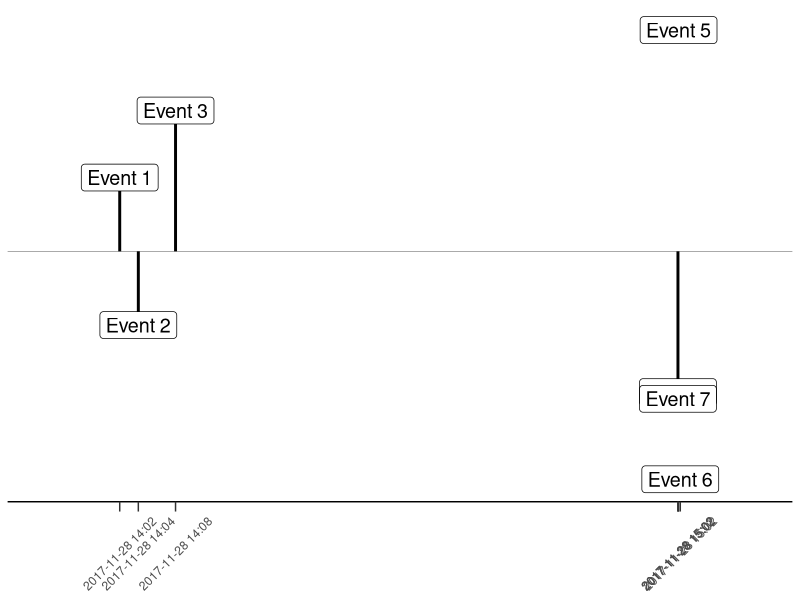

Reproduce this figure in R.
##original code from https://benalexkeen.com/creating-a-timeline-graphic-using-r-and-ggplot2/

library(ggplot2)
library(scales)
library(lubridate)
library(stringr)

#read the files
df <- read.csv('timeline-r-2.csv')
df

# create a new column with actual date
df$date <- with(df, ymd_hms(df$inputdate))
df <- df[with(df, order(date)), ]
head(df)

#order the data so it plots in time order
positions <- c(0.5, -0.5, 1.0, -1.0, 1.5, -1.5)
directions <- c(1, -1)

#wrap any events that are long
df$event<-str_wrap(df$event, width = 20, indent = 0, exdent = 0)
head(df)

line_pos <- data.frame(
  "date"=unique(df$date),
  "position"=rep(positions, length.out=length(unique(df$date))),
  "direction"=rep(directions, length.out=length(unique(df$date)))
)

df <- merge(x=df, y=line_pos, by="date", all = TRUE)
df <- df[with(df, order(date)), ]
head(df)

#start calculating plotted points
text_offset <- 0.05

#adjust the vertical height to account for wraps
df$wrap_count <- str_count(df$event, "\n")
for(i in 1:length(df$wrap_count)) {       
  if(df$wrap_count[i] > 0 && df$direction >0) {
    df$wrap_count[i] <- df$wrap_count[i]+2
  }
}
head(df)

df$minute_count <-ave(floor_date(df$date, unit = "minutes")==floor_date(df$date, unit = "minutes"), floor_date(df$date, unit = "minutes"), FUN=cumsum)
df$text_position <- (df$minute_count * text_offset * df$direction) + df$position + (df$wrap_count*text_offset*df$direction)
head(df)

#### PLOT ####
ggplot(df,aes(x=ymd_hms(date),y=0, col= "black", label=event)) +
  labs(col="Events")+theme_classic()+scale_x_datetime(expand = expansion(mult = 0.2), labels = date_format("%Y-%m-%d %H:%M"), breaks = c(df$date)) +
  scale_y_continuous(breaks = NULL) + #remove y-axis gridlines
  geom_hline(yintercept=0,color = "black", size=0.1) +
  geom_segment(data=df[df$minute_count == 1,], aes(y=position,yend=0,xend=date), color='black', size=1) +
  theme(  
    #axis.line.y=element_blank(),
    axis.text.y=element_blank(),
    axis.title.x=element_blank(),
    axis.title.y=element_blank(),
    axis.ticks.y=element_blank(),
    axis.text.x=element_text(angle = 45, vjust = 0.5, hjust=.5),
    axis.ticks.length = unit(.25, "cm"),
    #axis.ticks.x =element_blank(),
    #axis.line.x =element_blank(),
    legend.position = "none"
  ) +
  geom_label(aes(y=text_position,label=event),size=5, colour="black")

#### PLOT DEBUGGING ####

# #### PLOT ####
# timeline_plot<-ggplot(df,aes(x=date,y=0, col= "black", label=event))
# timeline_plot<-timeline_plot+labs(col="Events") 
# timeline_plot<-timeline_plot+theme_classic() + scale_x_datetime(expand = expansion(mult = 0.2), labels = date_format("%Y-%m-%d %H:%M"), breaks = c(df$date))
# timeline_plot<-timeline_plot + scale_y_continuous(breaks = NULL) #remove y-axis gridlines
# print(timeline_plot)
# 
# # Plot horizontal black line for timeline
# timeline_plot<-timeline_plot+geom_hline(yintercept=0,color = "black", size=0.1)
# print(timeline_plot)
# 
# # Plot vertical segment lines for events
# timeline_plot<-timeline_plot+geom_segment(data=df[df$minute_count == 1,], aes(y=position,yend=0,xend=date), color='black', size=1)
# print(timeline_plot)
# 
# # Don't show axes, appropriately position legend
# timeline_plot<-timeline_plot+theme(
#   #axis.line.y=element_blank(),
#   axis.text.y=element_blank(),
#   axis.title.x=element_blank(),
#   axis.title.y=element_blank(),
#   axis.ticks.y=element_blank(),
#   axis.text.x=element_text(angle = 45, vjust = 0.5, hjust=.5),
#   axis.ticks.length = unit(.25, "cm"),
#   #axis.ticks.x =element_blank(),
#   #axis.line.x =element_blank(),
#   legend.position = "none"
# )
# print(timeline_plot)
# 
# # Show text for each event
# timeline_plot<-timeline_plot+geom_label(aes(y=text_position,label=event),size=5, colour="black")
# print(timeline_plot)

